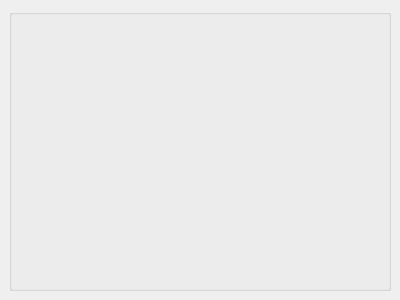
<?xml version="1.0" encoding="UTF-8"?>
<ui version="4.0">
 <class>ColorSpheresWidget</class>
 <widget class="QDockWidget" name="ColorSpheresWidget">
  <property name="geometry">
   <rect>
    <x>0</x>
    <y>0</y>
    <width>400</width>
    <height>300</height>
   </rect>
  </property>
  <property name="windowTitle">
   <string>DockWidget</string>
  </property>
  <widget class="QWidget" name="dockWidgetContents">
   <layout class="QVBoxLayout" name="verticalLayout">
    <item>
     <widget class="QGroupBox" name="groupBox">
      <property name="title">
       <string/>
      </property>
      <layout class="QVBoxLayout" name="verticalLayout_2"/>
     </widget>
    </item>
   </layout>
  </widget>
 </widget>
 <resources/>
 <connections/>
</ui>
